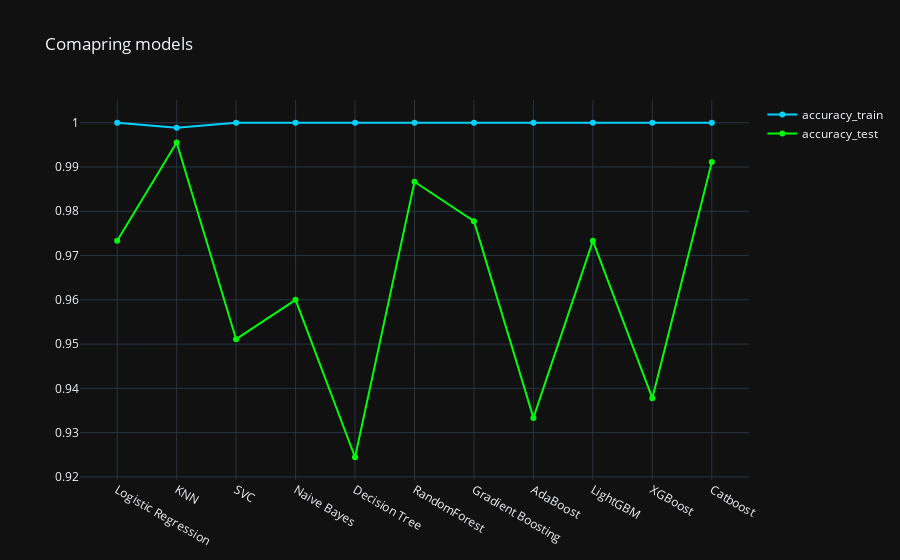

The code cell stored with this chart in its notebook:
### Code cell
# finding which algorithm is the best
find_best_algo(vectorized_x, target_y)

### Figure 1 — Plotly figure (JSON) as saved in the notebook; plotly's stock layout.template omitted (floating-point values rounded to 4 significant figures)
{"data": [{"marker": {"color": "#03d1ff"}, "name": "accuracy_train", "type": "scatter", "x": ["Logistic Regression", "KNN", "SVC", "Naive Bayes", "Decision Tree", "RandomForest", "Gradient Boosting", "AdaBoost", "LightGBM", "XGBoost", "Catboost"], "y": [1, 0.9989, 1, 1, 1, 1, 1, 1, 1, 1, 1]}, {"marker": {"color": "#00fc08"}, "name": "accuracy_test", "type": "scatter", "x": ["Logistic Regression", "KNN", "SVC", "Naive Bayes", "Decision Tree", "RandomForest", "Gradient Boosting", "AdaBoost", "LightGBM", "XGBoost", "Catboost"], "y": [0.9733, 0.9956, 0.9511, 0.96, 0.9244, 0.9867, 0.9778, 0.9333, 0.9733, 0.9378, 0.9911]}], "layout": {"hovermode": "x unified", "title": {"text": "Comapring models"}}}
